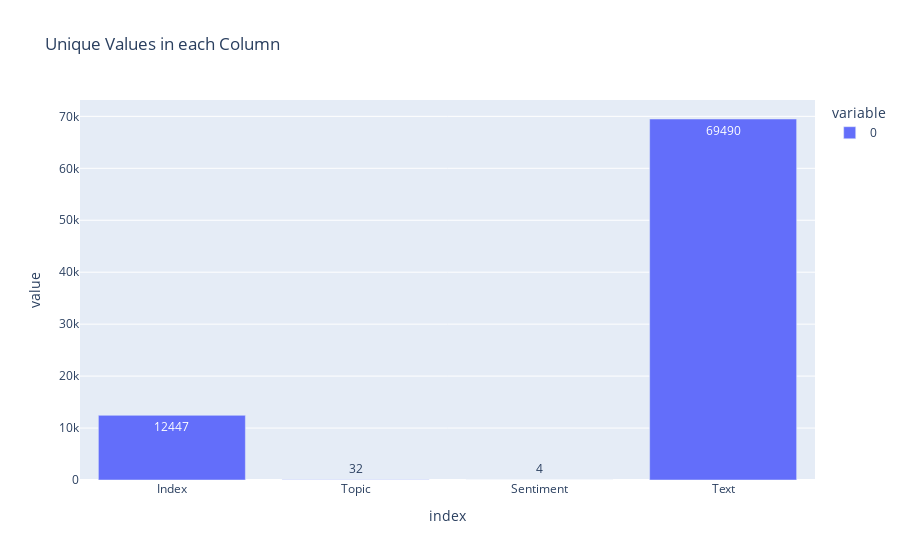

Write notebook code for a chart like this one.
### Markdown cell above
### Categorizing Data

### Code cell
# Plotting bar chart showcasing number of unique columns present in each feature.
bar(data_frame = train_dataset.nunique(),
    title = 'Unique Values in each Column',
    text = 'value')

### Figure 1 — Plotly figure (JSON) as saved in the notebook; plotly's stock layout.template omitted (floating-point values rounded to 4 significant figures)
{"data": [{"alignmentgroup": "True", "hovertemplate": "variable=0<br>index=%{x}<br>value=%{text}<extra></extra>", "legendgroup": "0", "marker": {"color": "#636efa", "pattern": {"shape": ""}}, "name": "0", "offsetgroup": "0", "orientation": "v", "showlegend": true, "text": [12447, 32, 4, 69490], "textposition": "auto", "type": "bar", "x": ["Index", "Topic", "Sentiment", "Text"], "xaxis": "x", "y": [12447, 32, 4, 69490], "yaxis": "y"}], "layout": {"barmode": "relative", "legend": {"title": {"text": "variable"}, "tracegroupgap": 0}, "title": {"text": "Unique Values in each Column"}, "xaxis": {"anchor": "y", "domain": [0, 1], "title": {"text": "index"}}, "yaxis": {"anchor": "x", "domain": [0, 1], "title": {"text": "value"}}}}
